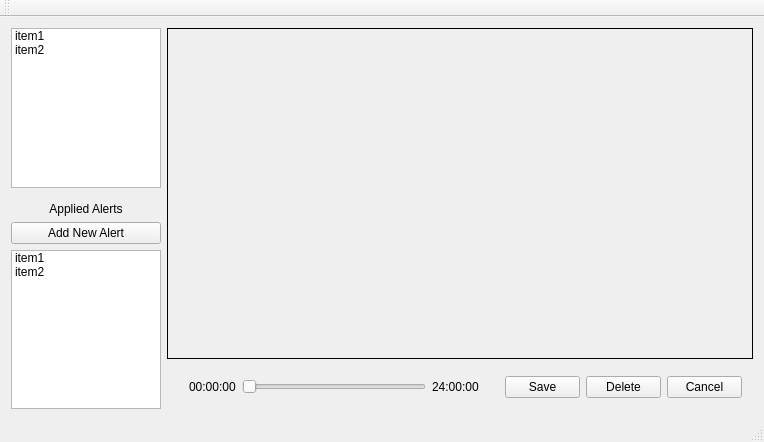
<?xml version="1.0" encoding="UTF-8"?>
<ui version="4.0">
 <class>MainWindow</class>
 <widget class="QMainWindow" name="MainWindow">
  <property name="geometry">
   <rect>
    <x>0</x>
    <y>0</y>
    <width>764</width>
    <height>442</height>
   </rect>
  </property>
  <property name="windowTitle">
   <string>ROG Tool</string>
  </property>
  <property name="locale">
   <locale language="English" country="UnitedStates"/>
  </property>
  <widget class="QWidget" name="centralWidget">
   <layout class="QHBoxLayout" name="horizontalLayout_2">
    <item>
     <layout class="QHBoxLayout" name="horizontalLayout">
      <item>
       <layout class="QVBoxLayout" name="verticalLayout">
        <item>
         <widget class="QListWidget" name="m_cameraListView">
          <property name="sizePolicy">
           <sizepolicy hsizetype="Expanding" vsizetype="Expanding">
            <horstretch>0</horstretch>
            <verstretch>1</verstretch>
           </sizepolicy>
          </property>
          <property name="maximumSize">
           <size>
            <width>200</width>
            <height>16777215</height>
           </size>
          </property>
          <property name="sizeAdjustPolicy">
           <enum>QAbstractScrollArea::AdjustToContents</enum>
          </property>
          <item>
           <property name="text">
            <string>item1</string>
           </property>
          </item>
          <item>
           <property name="text">
            <string>item2</string>
           </property>
          </item>
         </widget>
        </item>
        <item>
         <spacer name="verticalSpacer">
          <property name="orientation">
           <enum>Qt::Vertical</enum>
          </property>
          <property name="sizeHint" stdset="0">
           <size>
            <width>150</width>
            <height>8</height>
           </size>
          </property>
         </spacer>
        </item>
        <item>
         <widget class="QLabel" name="label">
          <property name="text">
           <string>Applied Alerts</string>
          </property>
          <property name="alignment">
           <set>Qt::AlignCenter</set>
          </property>
         </widget>
        </item>
        <item>
         <widget class="QPushButton" name="m_bnAddAlert">
          <property name="text">
           <string>Add New Alert</string>
          </property>
         </widget>
        </item>
        <item>
         <widget class="QListWidget" name="m_alertsListView">
          <property name="sizePolicy">
           <sizepolicy hsizetype="Expanding" vsizetype="Expanding">
            <horstretch>0</horstretch>
            <verstretch>1</verstretch>
           </sizepolicy>
          </property>
          <property name="maximumSize">
           <size>
            <width>200</width>
            <height>16777215</height>
           </size>
          </property>
          <property name="sizeAdjustPolicy">
           <enum>QAbstractScrollArea::AdjustToContents</enum>
          </property>
          <property name="resizeMode">
           <enum>QListView::Adjust</enum>
          </property>
          <item>
           <property name="text">
            <string>item1</string>
           </property>
          </item>
          <item>
           <property name="text">
            <string>item2</string>
           </property>
          </item>
         </widget>
        </item>
       </layout>
      </item>
      <item>
       <widget class="QWidget" name="widget" native="true">
        <property name="sizePolicy">
         <sizepolicy hsizetype="Preferred" vsizetype="Preferred">
          <horstretch>1</horstretch>
          <verstretch>0</verstretch>
         </sizepolicy>
        </property>
        <layout class="QVBoxLayout" name="_2">
         <property name="leftMargin">
          <number>0</number>
         </property>
         <property name="topMargin">
          <number>0</number>
         </property>
         <property name="rightMargin">
          <number>0</number>
         </property>
         <property name="bottomMargin">
          <number>0</number>
         </property>
         <item>
          <widget class="QCameraFrameWidget" name="m_editor">
           <property name="sizePolicy">
            <sizepolicy hsizetype="Expanding" vsizetype="Expanding">
             <horstretch>0</horstretch>
             <verstretch>0</verstretch>
            </sizepolicy>
           </property>
           <property name="minimumSize">
            <size>
             <width>32</width>
             <height>32</height>
            </size>
           </property>
           <property name="sizeIncrement">
            <size>
             <width>16</width>
             <height>16</height>
            </size>
           </property>
           <property name="frameShape">
            <enum>QFrame::Box</enum>
           </property>
           <property name="text">
            <string/>
           </property>
           <property name="alignment">
            <set>Qt::AlignCenter</set>
           </property>
          </widget>
         </item>
         <item>
          <widget class="QWidget" name="m_editPanel" native="true">
           <layout class="QHBoxLayout" name="horizontalLayout_3">
            <item>
             <widget class="QWidget" name="m_duration_panel" native="true">
              <property name="sizePolicy">
               <sizepolicy hsizetype="Expanding" vsizetype="Preferred">
                <horstretch>2</horstretch>
                <verstretch>0</verstretch>
               </sizepolicy>
              </property>
              <layout class="QHBoxLayout" name="horizontalLayout_4">
               <property name="topMargin">
                <number>0</number>
               </property>
               <property name="bottomMargin">
                <number>0</number>
               </property>
               <item>
                <widget class="QLabel" name="m_duration_text">
                 <property name="text">
                  <string>00:00:00</string>
                 </property>
                </widget>
               </item>
               <item>
                <widget class="QSlider" name="m_durationSlider">
                 <property name="orientation">
                  <enum>Qt::Horizontal</enum>
                 </property>
                </widget>
               </item>
               <item>
                <widget class="QLabel" name="label_2">
                 <property name="text">
                  <string>24:00:00</string>
                 </property>
                </widget>
               </item>
              </layout>
             </widget>
            </item>
            <item>
             <widget class="QWidget" name="widget_2" native="true">
              <property name="sizePolicy">
               <sizepolicy hsizetype="Fixed" vsizetype="Preferred">
                <horstretch>0</horstretch>
                <verstretch>0</verstretch>
               </sizepolicy>
              </property>
              <property name="minimumSize">
               <size>
                <width>246</width>
                <height>0</height>
               </size>
              </property>
              <property name="maximumSize">
               <size>
                <width>246</width>
                <height>16777215</height>
               </size>
              </property>
              <layout class="QHBoxLayout" name="horizontalLayout_5">
               <property name="leftMargin">
                <number>9</number>
               </property>
               <property name="topMargin">
                <number>0</number>
               </property>
               <property name="rightMargin">
                <number>0</number>
               </property>
               <property name="bottomMargin">
                <number>0</number>
               </property>
               <item>
                <spacer name="horizontalSpacer">
                 <property name="orientation">
                  <enum>Qt::Horizontal</enum>
                 </property>
                 <property name="sizeHint" stdset="0">
                  <size>
                   <width>40</width>
                   <height>20</height>
                  </size>
                 </property>
                </spacer>
               </item>
               <item>
                <widget class="QPushButton" name="m_bnSaveAlert">
                 <property name="text">
                  <string>Save</string>
                 </property>
                </widget>
               </item>
               <item>
                <widget class="QPushButton" name="m_bnDeleteAlert">
                 <property name="text">
                  <string>Delete</string>
                 </property>
                </widget>
               </item>
               <item>
                <widget class="QPushButton" name="m_bnCancelAlert">
                 <property name="text">
                  <string>Cancel</string>
                 </property>
                </widget>
               </item>
              </layout>
             </widget>
            </item>
           </layout>
          </widget>
         </item>
        </layout>
       </widget>
      </item>
     </layout>
    </item>
   </layout>
  </widget>
  <widget class="QMenuBar" name="menuBar">
   <property name="geometry">
    <rect>
     <x>0</x>
     <y>0</y>
     <width>764</width>
     <height>21</height>
    </rect>
   </property>
  </widget>
  <widget class="QToolBar" name="mainToolBar">
   <attribute name="toolBarArea">
    <enum>TopToolBarArea</enum>
   </attribute>
   <attribute name="toolBarBreak">
    <bool>false</bool>
   </attribute>
  </widget>
  <widget class="QStatusBar" name="statusBar"/>
 </widget>
 <layoutdefault spacing="6" margin="11"/>
 <customwidgets>
  <customwidget>
   <class>QCameraFrameWidget</class>
   <extends>QLabel</extends>
   <header>QCameraFrameWidget.h</header>
  </customwidget>
 </customwidgets>
 <resources/>
 <connections/>
</ui>
